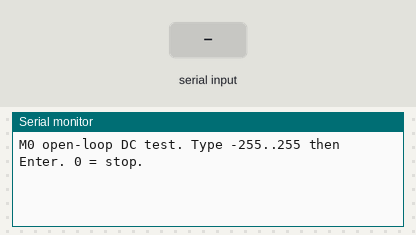
This sketch was run on a simulated Arduino Uno, built with avr-gcc and run on an emulated ATmega328P. Shown: the last lines printed to the serial monitor. The inputs (shaded band) are chosen by the test bench.

Above: at 1.2 s.
1.3 s: "90,45\n" received over Serial
At 1.9 s:
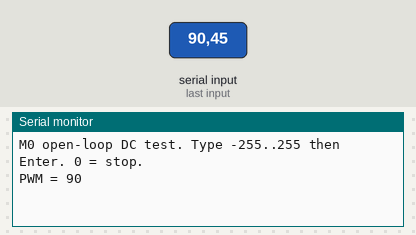
2.8 s: "30,150\n" received over Serial
At 4.3 s:
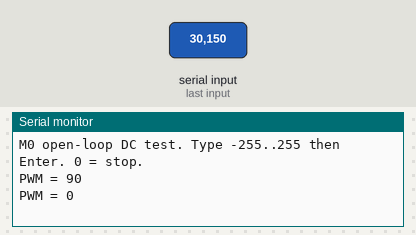

Measured:
- after the input at 1.3 s, the serial monitor: prints a new line at once (image 1)
- after the input at 2.8 s, the serial monitor: prints a new line at once (image 2)

The sketch:

dc_m0_openloop.ino
```cpp
// M0: type a PWM value (-255..255) in the Serial Monitor (115200, Newline) to drive the motor.

const int PIN_DC_EN  = 5;
const int PIN_DC_IN1 = 7;
const int PIN_DC_IN2 = 8;

int currentPwm = 0;

// Positive = forward, negative = reverse, 0 = coast.
void dcSetPwm(int pwm) {
  pwm = constrain(pwm, -255, 255);
  if (pwm > 0) {
    digitalWrite(PIN_DC_IN1, HIGH);
    digitalWrite(PIN_DC_IN2, LOW);
  } else if (pwm < 0) {
    digitalWrite(PIN_DC_IN1, LOW);
    digitalWrite(PIN_DC_IN2, HIGH);
  } else {
    digitalWrite(PIN_DC_IN1, LOW);
    digitalWrite(PIN_DC_IN2, LOW);
  }
  analogWrite(PIN_DC_EN, abs(pwm));
  currentPwm = pwm;
}

void setup() {
  pinMode(PIN_DC_EN, OUTPUT);
  pinMode(PIN_DC_IN1, OUTPUT);
  pinMode(PIN_DC_IN2, OUTPUT);
  dcSetPwm(0);

  Serial.begin(115200);
  Serial.println(F("M0 open-loop DC test. Type -255..255 then Enter. 0 = stop."));
}

// Non-blocking line reader. Returns true when a full line is in buf.
bool readLine(char *buf, byte size) {
  static byte len = 0;
  while (Serial.available()) {
    char c = Serial.read();
    if (c == '\n' || c == '\r') {
      if (len == 0) continue;
      buf[len] = '\0';
      len = 0;
      return true;
    }
    if (len < size - 1) buf[len++] = c;
  }
  return false;
}

void loop() {
  char line[8];
  if (readLine(line, sizeof(line))) {
    dcSetPwm(atoi(line));
    Serial.print(F("PWM = "));
    Serial.println(currentPwm);
  }
}
```
